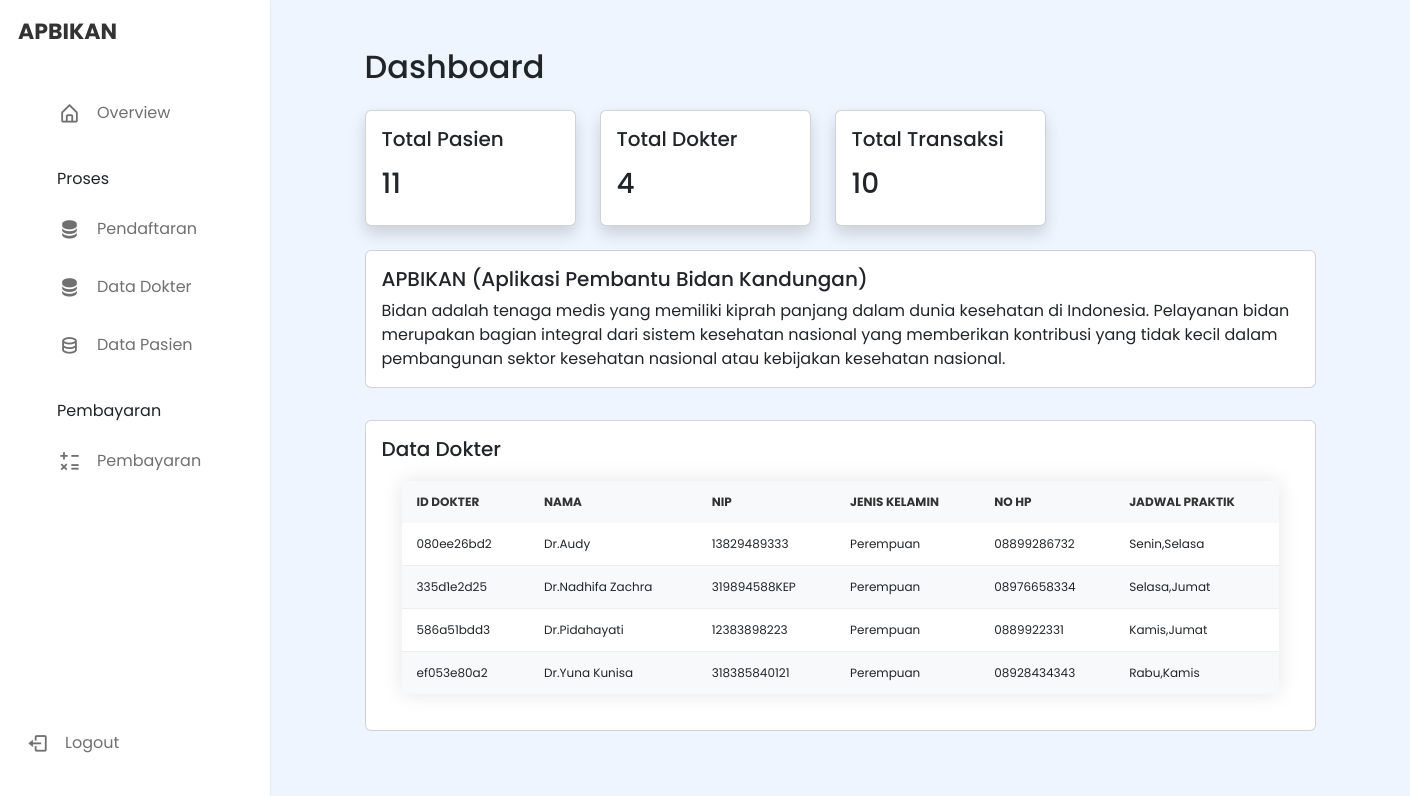
The app's page /home.php with its own data.
### tables this page shows
CREATE TABLE `dokter` (
  `id_dokter` varchar(255) NOT NULL,
  `nama` varchar(255) DEFAULT NULL,
  `NIP` varchar(255) DEFAULT NULL,
  `jenis_kelamin` varchar(255) DEFAULT NULL,
  `no_hp` varchar(255) DEFAULT NULL,
  `jadwal_praktik` varchar(255) DEFAULT NULL
);

### home.php (the view, shortened to what this page needs)
<!DOCTYPE html>
<html lang="en">
    <?php require "component/head.php";
          include "include/conn.php";
    ?>
<body>
    <?php require "component/navbar.php"; ?>
<div class="container-fluid">
<div class="row">
<div class="col-sm-8 offset-sm-3 mt-5">
    <h2>Dashboard</h2>
</div>
  <div class="col-sm-2 mb-3 mb-sm-0 offset-sm-3">
    <div class="card shadow mt-3">
      <div class="card-body">
        <h5 class="card-title mb-3">Total Pasien</h5>
            <h3>
            <?php
                $query = "SELECT COUNT(*) as total FROM pasien";
                $result = mysqli_query($conn, $query);
                $row = mysqli_fetch_assoc($result);
                $totalData = $row['total'];
                echo $totalData;
            ?>
            </h3>
      </div>
    </div>
  </div>
  <div class="col-sm-2">
    <div class="card shadow mt-3">
      <div class="card-body">
        <h5 class="card-title mb-3">Total Dokter</h5>
            <h3>
            <?php
                $query = "SELECT COUNT(*) as total FROM dokter";
                $result = mysqli_query($conn, $query);
                $row = mysqli_fetch_assoc($result);
                $totalData = $row['total'];
                echo $totalData;
            ?>
            </h3>
      </div>
    </div>
  </div>
  <div class="col-sm-2">
    <div class="card shadow mt-3">
      <div class="card-body">
        <h5 class="card-title mb-3">Total Transaksi</h5>
            <h3>
            <?php
                $query = "SELECT COUNT(*) as total FROM selesaimembayar";
                $result = mysqli_query($conn, $query);
                $row = mysqli_fetch_assoc($result);
                $totalData = $row['total'];
                echo $totalData;
            ?>
            </h3>
      </div>
    </div>
  </div>
  <div class="col-sm-11 offset-sm-3 mt-4">
    <div class="card w-75 mb-3">
        <div class="card-body">
            <h5 class="card-title">APBIKAN (Aplikasi Pembantu Bidan Kandungan)</h5>
            <p class="card-text">   Bidan adalah tenaga medis yang memiliki kiprah panjang dalam dunia kesehatan di Indonesia.
                Pelayanan bidan merupakan bagian integral dari sistem kesehatan nasional yang memberikan kontribusi yang tidak
                kecil dalam pembangunan sektor kesehatan nasional atau kebijakan kesehatan nasional.</p>
        </div>
    </div>
  </div>
  <div class="col-sm-11 offset-sm-3 mt-3">
    <div class="card w-75 mb-3">
        <div class="card-body">
            <h5 class="card-title mb-3">Data Dokter</h5>
            <div class="table-container">
                    <table>
                        <thead>
                        <tr>
                            <th>Id Dokter</th>
                            <th>Nama</th>
                            <th>NIP</th>
                            <th>Jenis Kelamin</th>
                            <th>No Hp</th>
                            <th>Jadwal Praktik</th>
                        </tr>
                        </thead>
                        <tbody>
                        <?php
                            include "include/conn.php";
                            if(isset($_GET['cari'])){
                            $cari = $_GET['cari'];
                            $data = mysqli_query($conn,"select * from dokter where Nama like '%".$cari."%'");
                            }else{
                            $data = mysqli_query($conn,"select * from dokter");
                            }
                            while($r = mysqli_fetch_array($data)){
                            $idd       = $r['id_dokter'];
                            $namad     = $r['nama'];
                            $nip       = $r['NIP'];
                            $jenkel    = $r['jenis_kelamin'];
                            $nohp      = $r['no_hp'];
                            $jadwal    = $r['jadwal_praktik'];
                        ?>
                            <tr>
                            <td><?php echo $idd; ?></td>
                            <td><?php echo $namad; ?></td>
                            <td><?php echo $nip; ?></td>
                            <td><?php echo $jenkel; ?></td>
                            <td><?php echo $nohp; ?></td>
                            <td><?php echo $jadwal; ?></td>
                            </tr>
                        <?php
                        }
                        ?>
                        </tbody>
                    </table>
        </div>
    </div>
  </div>
</div>
</div>
</body>
</html>

### asset/css/style.css (style rules this page uses)
* { margin: 0; padding: 0; box-sizing: border-box; font-family: "Poppins", sans-serif; }
body { min-height: 100vh; background: #eef5fe; }

### asset/css/tabel.css (style rules this page uses)
.table-container { margin: 20px; }
.table-container table { width: 100%; font-size: 12px; border-collapse: collapse; background-color: #fff; box-shadow: 0 0 20px rgba(0, 0, 0, 0.1); }
.table-container table th, .table-container table td { border: none; padding: 12px 15px; }
.table-container table th { background-color: #f8f9fa; font-weight: bold; text-align: left; color: #333; text-transform: uppercase; }
.table-container table tbody tr { border-bottom: 1px solid #eee; }
.table-container table tbody tr:last-child { border-bottom: none; }
.table-container table tbody tr:nth-child(even) { background-color: #f8f9fa; }

### home.php (style rules this page uses)
.table1, th, td { padding: 2px 6px; text-align: left; }

### records on screen
dokter: id_dokter "080ee26bd2", nama "Dr.Audy", NIP "13829489333", jenis_kelamin "Perempuan", no_hp "08899286732", jadwal_praktik "Senin,Selasa"
dokter: id_dokter "335d1e2d25", nama "Dr.Nadhifa Zachra", NIP "319894588KEP", jenis_kelamin "Perempuan", no_hp "08976658334", jadwal_praktik "Selasa,Jumat"
dokter: id_dokter "586a51bdd3", nama "Dr.Pidahayati", NIP "12383898223", jenis_kelamin "Perempuan", no_hp "0889922331", jadwal_praktik "Kamis,Jumat"
dokter: id_dokter "ef053e80a2", nama "Dr.Yuna Kunisa", NIP "318385840121", jenis_kelamin "Perempuan", no_hp "08928434343", jadwal_praktik "Rabu,Kamis"

### other values on screen
$totalData "11"
$totalData "4"
$totalData "10"
